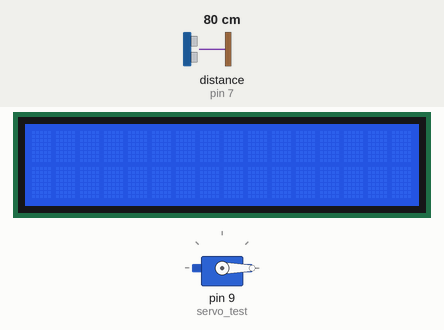
The sketch below on a simulated Arduino Uno, built with avr-gcc and run on an emulated ATmega328P. Shown: 16×2 character LCD, servo. Wiring (inferred from the names in the program): ultrasonic range finder: trigger pin 8; echo pin 7. The inputs (shaded band) are chosen by the test bench; at power-on: distance to the obstacle (sensor on pin 7) 80 cm. The echo pulse lasts 58.3 µs per cm; WiFi joins after 1.5 s; servers stay silent unless stated; no MQTT or app messages arrive unless stated; what the sketch prints to the serial monitor is not drawn.

Above: at 2.7 s.
2.8 s: distance to the obstacle (sensor on pin 7) set to 12 cm
4.3 s: distance to the obstacle (sensor on pin 7) set to 9 cm
At 5.6 s:
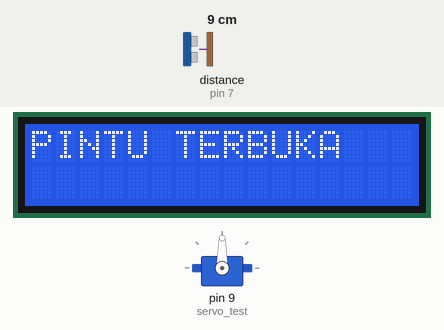
7.3 s: distance to the obstacle (sensor on pin 7) set to 18 cm
At 9.5 s:
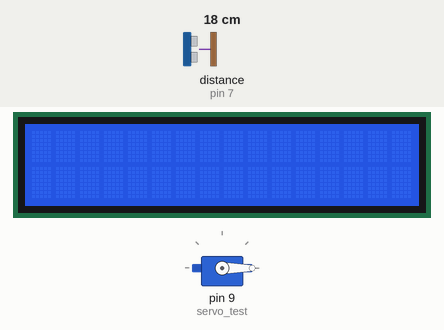
9.8 s: distance to the obstacle (sensor on pin 7) set to 2 cm
At 13.1 s:
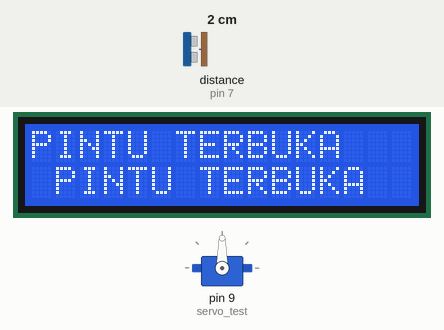
Timing chart, 0 to 13.8 s (numbered marks = the images above; inputs shaded):
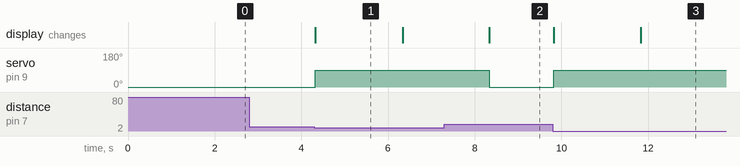

Measured:
- the behaviour switches between 11 and 10 cm on distance to the obstacle (sensor on pin 7) (found by bisection; images 0 and 1)
- after the input at 2.8 s, every drawn part: stays the same
- after the input at 4.3 s, servo on pin 9 (servo_test): 0° → 90° at once; the display: changes at once (image 1)
- after the input at 7.3 s, servo on pin 9 (servo_test): 90° → 0° after 1.0 s; the display: changes after 1.0 s (image 2)
- after the input at 9.8 s, servo on pin 9 (servo_test): 0° → 90° at once; the display: first changes at once (image 3 shows a later state)
- what the display in image 1 shows lasts 2.0 s, from 4.3 s to 6.3 s

The sketch:

Project_responsi_palang_pintu_revnqtt_2.ino
```cpp
#include <SPI.h>
#include <Servo.h>
#include <Ethernet.h>
#include <PubSubClient.h>
#include <LiquidCrystal_I2C.h>

#define Trigpin 8
#define Echopin 7
int pos = 0;
int counter = 0;
//int counter1;
int curstate = 0;
int prevstate = 0;
String coun_str;
char count[50];
String readString;
long duration, distance;
// Update these with values suitable for your network.
byte mac[]    = {  0xDE, 0xED, 0xBA, 0xFE, 0xFE, 0xED };

IPAddress dnServer(10, 13, 10, 13);
IPAddress gateway(10, 33, 107, 254);
IPAddress subnet(255, 255, 255, 0);
IPAddress server(10, 33, 109, 82);
IPAddress ip(10, 33, 107, 135);
Servo microservo;
Servo servo_test;
LiquidCrystal_I2C lcd(0x27, 16, 2);


void callback(char* topic, byte* payload, unsigned int length) {
  Serial.print("Message arrived [");
  Serial.print(topic);
  Serial.print("] ");
  for (int i = 0; i < length; i++) {
    Serial.print((char)payload[i]);
  }
  Serial.println();
}

EthernetClient ethClient;
PubSubClient client(ethClient);

void reconnect() {
  // Loop until we're reconnected
  while (!client.connected()) {
    Serial.print("Attempting MQTT connection...");
    // Attempt to connect
    if (client.connect("arduinoClient")) {
      Serial.println("connected");
      // Once connected, publish an announcement...
      client.publish("aaa", count);
      // ... and resubscribe
      //client.subscribe("topic/Kamu");
      //Serial.println(client.subscribe("Kamu"));
    } else {
      Serial.print("failed, rc=");
      Serial.print(client.state());
      Serial.println(" try again in 5 seconds");
      // Wait 5 seconds before retrying
      delay(5000);
    }
  }
}

void setup() {
  Serial.begin(57600);

  lcd.begin();
  pinMode(Trigpin, OUTPUT);
  pinMode(Echopin, INPUT);
  servo_test.attach(9);

  client.setServer(server, 1883);
  client.setCallback(callback);

  servo_test.write(0);
  Ethernet.begin(mac, ip, dnServer, gateway, subnet);
  //Ethernet.begin(mac, ip);
  // Allow the hardware to sort itself out
  delay(1500);
}

void loop() {
  digitalWrite(Trigpin, LOW);
  delayMicroseconds(2);
  digitalWrite(Trigpin, HIGH);
  delayMicroseconds(10);
  digitalWrite(Trigpin, LOW);
  duration = pulseIn(Echopin, HIGH);
  distance = duration / 58.2;
  coun_str = String(counter);
  coun_str.toCharArray(count, coun_str.length()+1 );

  if (distance < 10 ) {
    //Serial.println("PINTU TERBUKA");
    lcd.print("PINTU TERBUKA");
    lcd.setCursor(0, 1);
    servo_test.write(90);
    lcd.setCursor(0, 2);
    lcd.print(" ");
    curstate = 1;
    delay (2000);
  }

  if (distance > 10)  {
    servo_test.write(0);
    curstate = 0;
    lcd.clear();
  }

  if (curstate != prevstate) {
    if (curstate == 1) {
      counter = counter + 1;
      client.publish("aaa",count);
    }
  }

  if (!client.connected()) {
    reconnect();
  } else {
    client.publish("aaa",count);
  }
  client.loop();
}
```
